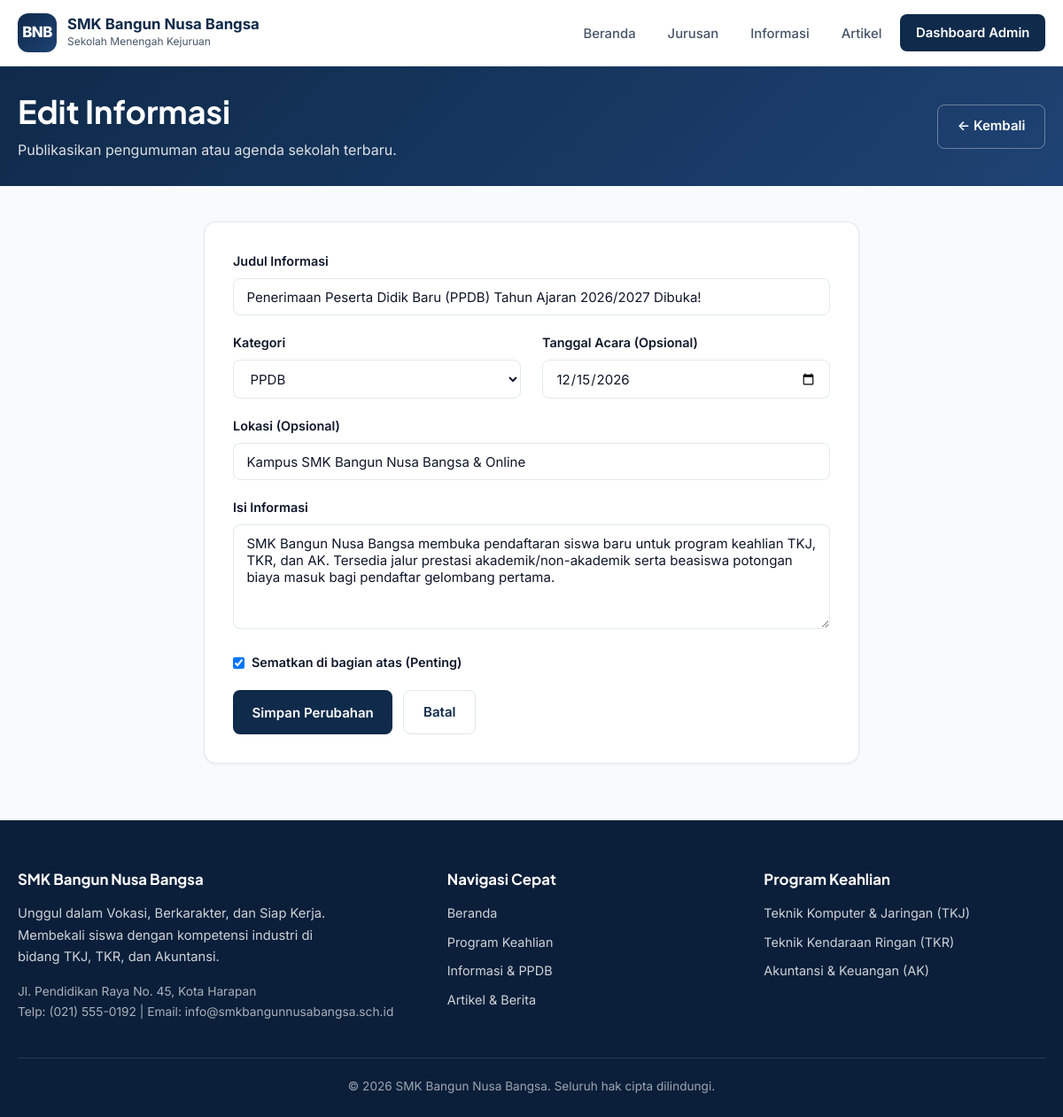
/admin/informasi-form.php?id=1 (signed in), run on the app's committed database.
### tables this page shows
CREATE TABLE IF NOT EXISTS `informasi` (
    `id` INT AUTO_INCREMENT PRIMARY KEY,
    `judul` VARCHAR(200) NOT NULL,
    `kategori` VARCHAR(50) NOT NULL DEFAULT 'Pengumuman',
    `isi` TEXT NOT NULL,
    `tanggal_acara` DATE DEFAULT NULL,
    `lokasi` VARCHAR(150) DEFAULT NULL,
    `is_pinned` TINYINT(1) NOT NULL DEFAULT 0,
    `created_at` TIMESTAMP DEFAULT CURRENT_TIMESTAMP
);

### includes/helpers.php (called while the page is built, shortened)
<?php
function e(?string $str): string
{
    return htmlspecialchars((string)$str, ENT_QUOTES, 'UTF-8');
}

### admin/informasi-form.php (the view, shortened to what this page needs)
<?php
require_once __DIR__ . '/../config/database.php';
require_once __DIR__ . '/../includes/helpers.php';
$id = isset($_GET['id']) ? (int)$_GET['id'] : 0;
$isEdit = $id > 0;
$info = [
    'judul' => '',
    'kategori' => 'Pengumuman',
    'isi' => '',
    'tanggal_acara' => '',
    'lokasi' => '',
    'is_pinned' => 0,
];
if ($isEdit) {
    $stmt = $pdo->prepare("SELECT * FROM informasi WHERE id = ? LIMIT 1");
    $stmt->execute([$id]);
    $found = $stmt->fetch();
    $info = $found;
}
include __DIR__ . '/../includes/header.php';
?>
<section class="page-header" style="padding:1.75rem 0;">
    <div class="container" style="display:flex; justify-content:space-between; align-items:center; flex-wrap:wrap; gap:1rem;">
        <div>
            <h1><?= $isEdit ? 'Edit Informasi' : 'Tambah Informasi Baru' ?></h1>
            <p>Publikasikan pengumuman atau agenda sekolah terbaru.</p>
        </div>
        <a href="informasi.php" class="btn btn-outline-light">&larr; Kembali</a>
    </div>
</section>
<section class="section" style="padding:2.5rem 0 4rem;">
    <div class="container">
        <div class="card" style="max-width:740px; margin:0 auto;">
            <div class="card-body" style="padding:2rem;">
                <form method="POST">
                    <div class="form-group">
                        <label for="judul">Judul Informasi</label>
                        <input type="text" id="judul" name="judul" class="form-control" required value="<?= e($info['judul']) ?>">
                    </div>
                    <div class="grid-2">
                        <div class="form-group">
                            <label for="kategori">Kategori</label>
                            <select id="kategori" name="kategori" class="form-control">
                                <?php foreach (['Pengumuman', 'PPDB', 'Akademik', 'Kegiatan'] as $kat): ?>
                                    <option value="<?= e($kat) ?>" <?= $info['kategori'] === $kat ? 'selected' : '' ?>><?= e($kat) ?></option>
                                <?php endforeach; ?>
                            </select>
                        </div>
                        <div class="form-group">
                            <label for="tanggal_acara">Tanggal Acara (Opsional)</label>
                            <input type="date" id="tanggal_acara" name="tanggal_acara" class="form-control" value="<?= e($info['tanggal_acara']) ?>">
                        </div>
                    </div>
                    <div class="form-group">
                        <label for="lokasi">Lokasi (Opsional)</label>
                        <input type="text" id="lokasi" name="lokasi" class="form-control" value="<?= e($info['lokasi']) ?>">
                    </div>
                    <div class="form-group">
                        <label for="isi">Isi Informasi</label>
                        <textarea id="isi" name="isi" rows="5" class="form-control" required><?= e($info['isi']) ?></textarea>
                    </div>
                    <div class="form-group" style="display:flex; align-items:center; gap:0.5rem;">
                        <input type="checkbox" id="is_pinned" name="is_pinned" value="1" <?= !empty($info['is_pinned']) ? 'checked' : '' ?>>
                        <label for="is_pinned" style="margin-bottom:0;">Sematkan di bagian atas (Penting)</label>
                    </div>
                    <div style="display:flex; gap:0.75rem;">
                        <button type="submit" class="btn btn-primary"><?= $isEdit ? 'Simpan Perubahan' : 'Tambah Informasi' ?></button>
                        <a href="informasi.php" class="btn btn-outline">Batal</a>
                    </div>
                </form>
            </div>
        </div>
    </div>
</section>
<?php include __DIR__ . '/../includes/footer.php'; ?>

### assets/css/style.css (style rules this page uses)
:root { --primary: #0f2a4a; --primary-light: #1e4273; --accent: #f59e0b; --accent-hover: #d97706; --bg: #f8fafc; --surface: #ffffff; --surface-muted: #f1f5f9; --text: #0f172a; --text-muted: #475569; --border: #e2e8f0; --success: #10b981; --danger: #ef4444; --warning: #f59e0b; --radius: 14px; --radius-sm: 8px; --shadow-sm: 0 1px 3px rgba(15, 23, 42, 0.06); --shadow-md: 0 10px 25px -5px rgba(15, 23, 42, 0.08), 0 4px 10px -6px rgba(15, 23, 42, 0.04); --shadow-lg: 0 20px 40px -12px rgba(15, 42, 74, 0.16); --transition: all 0.25s cubic-bezier(0.4, 0, 0.2, 1); }
*, *::before, *::after { box-sizing: border-box; margin: 0; padding: 0; }
html { scroll-behavior: smooth; }
body { font-family: 'Inter', -apple-system, BlinkMacSystemFont, 'Segoe UI', Roboto, sans-serif; background-color: var(--bg); color: var(--text); line-height: 1.65; min-height: 100vh; display: flex; flex-direction: column; }
h1, h2, h3, h4, .font-heading { font-family: 'Plus Jakarta Sans', 'Inter', sans-serif; line-height: 1.25; font-weight: 700; color: var(--text); }
a { color: inherit; text-decoration: none; }
.container { width: 100%; max-width: 1200px; margin: 0 auto; padding: 0 1.25rem; }
.btn { display: inline-flex; align-items: center; justify-content: center; gap: 0.5rem; padding: 0.72rem 1.35rem; border-radius: var(--radius-sm); font-weight: 600; font-size: 0.94rem; border: none; cursor: pointer; transition: var(--transition); font-family: inherit; }
.btn-primary { background: var(--primary); color: #fff; }
.btn-outline-light { background: transparent; color: #fff; border: 1.5px solid rgba(255, 255, 255, 0.35); }
.btn-outline { background: transparent; color: var(--primary); border: 1.5px solid var(--border); }
.section { padding: 4.25rem 0; }
.page-header { background: linear-gradient(135deg, var(--primary) 0%, var(--primary-light) 100%); color: #fff; padding: 3rem 0; }
.page-header h1 { color: #fff; font-size: clamp(1.75rem, 3vw, 2.4rem); margin-bottom: 0.5rem; }
.page-header p { color: rgba(255, 255, 255, 0.85); max-width: 640px; }
.grid-2 { display: grid; grid-template-columns: repeat(2, 1fr); gap: 1.5rem; }
.card { background: var(--surface); border: 1px solid var(--border); border-radius: var(--radius); overflow: hidden; box-shadow: var(--shadow-sm); transition: var(--transition); display: flex; flex-direction: column; }
.card-body { padding: 1.5rem; flex: 1; display: flex; flex-direction: column; }
.form-control { width: 100%; padding: 0.65rem 0.9rem; border: 1px solid var(--border); border-radius: var(--radius-sm); font-family: inherit; font-size: 0.94rem; color: var(--text); background: #fff; transition: var(--transition); }
.form-group { margin-bottom: 1.2rem; }
.form-group label { display: block; font-weight: 600; font-size: 0.9rem; margin-bottom: 0.45rem; color: var(--text); }

### data on the page
informasi: judul "Penerimaan Peserta Didik Baru (PPDB) Tahun Ajaran 2026/2027 Dibuka!", tanggal_acara "12/15/2026", lokasi "Kampus SMK Bangun Nusa Bangsa & Online", isi "SMK Bangun Nusa Bangsa membuka pendaftaran siswa baru untuk program keahlian TKJ, TKR, dan AK. Tersedia jalur prestasi akademik/non-akademik serta beasiswa potongan biaya masuk bagi pendaftar gelombang pertama.", is_pinned "☑"

### other printed values
SCHOOL_NAME "SMK Bangun Nusa Bangsa"
SCHOOL_TAGLINE "Unggul dalam Vokasi, Berkarakter, dan Siap Kerja"
form field kategori "PPDB"
